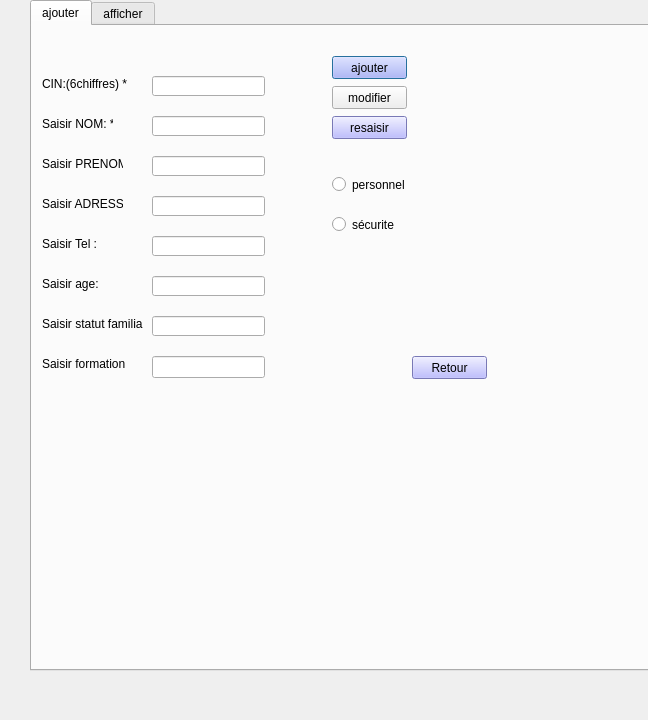
<?xml version="1.0" encoding="UTF-8"?>
<ui version="4.0">
 <class>gestion</class>
 <widget class="QDialog" name="gestion">
  <property name="geometry">
   <rect>
    <x>0</x>
    <y>0</y>
    <width>648</width>
    <height>720</height>
   </rect>
  </property>
  <property name="windowTitle">
   <string>Dialog</string>
  </property>
  <widget class="QTabWidget" name="tabWidget">
   <property name="geometry">
    <rect>
     <x>30</x>
     <y>0</y>
     <width>641</width>
     <height>671</height>
    </rect>
   </property>
   <property name="currentIndex">
    <number>0</number>
   </property>
   <widget class="QWidget" name="tab">
    <attribute name="title">
     <string>ajouter</string>
    </attribute>
    <widget class="QPushButton" name="ajouter">
     <property name="geometry">
      <rect>
       <x>300</x>
       <y>30</y>
       <width>75</width>
       <height>23</height>
      </rect>
     </property>
     <property name="styleSheet">
      <string notr="true">background-color: rgb(170, 170, 255);</string>
     </property>
     <property name="text">
      <string>ajouter</string>
     </property>
    </widget>
    <widget class="QLabel" name="label_7">
     <property name="geometry">
      <rect>
       <x>20</x>
       <y>330</y>
       <width>181</width>
       <height>16</height>
      </rect>
     </property>
     <property name="text">
      <string/>
     </property>
    </widget>
    <widget class="QLineEdit" name="prenom">
     <property name="geometry">
      <rect>
       <x>120</x>
       <y>130</y>
       <width>113</width>
       <height>20</height>
      </rect>
     </property>
    </widget>
    <widget class="QLabel" name="label_6">
     <property name="geometry">
      <rect>
       <x>10</x>
       <y>170</y>
       <width>81</width>
       <height>16</height>
      </rect>
     </property>
     <property name="text">
      <string>Saisir ADRESSE:</string>
     </property>
    </widget>
    <widget class="QLineEdit" name="nom">
     <property name="geometry">
      <rect>
       <x>120</x>
       <y>90</y>
       <width>113</width>
       <height>20</height>
      </rect>
     </property>
    </widget>
    <widget class="QPushButton" name="resaisir">
     <property name="geometry">
      <rect>
       <x>300</x>
       <y>90</y>
       <width>75</width>
       <height>23</height>
      </rect>
     </property>
     <property name="styleSheet">
      <string notr="true">background-color: rgb(170, 170, 255);</string>
     </property>
     <property name="text">
      <string>resaisir</string>
     </property>
    </widget>
    <widget class="QLabel" name="label">
     <property name="geometry">
      <rect>
       <x>10</x>
       <y>50</y>
       <width>101</width>
       <height>16</height>
      </rect>
     </property>
     <property name="text">
      <string>CIN:(6chiffres) *</string>
     </property>
    </widget>
    <widget class="QLabel" name="label_4">
     <property name="geometry">
      <rect>
       <x>10</x>
       <y>90</y>
       <width>71</width>
       <height>16</height>
      </rect>
     </property>
     <property name="text">
      <string>Saisir NOM: *</string>
     </property>
    </widget>
    <widget class="QLabel" name="label_5">
     <property name="geometry">
      <rect>
       <x>10</x>
       <y>130</y>
       <width>81</width>
       <height>16</height>
      </rect>
     </property>
     <property name="text">
      <string>Saisir PRENOM:</string>
     </property>
    </widget>
    <widget class="QRadioButton" name="radioButtonPersonnel">
     <property name="geometry">
      <rect>
       <x>300</x>
       <y>150</y>
       <width>82</width>
       <height>17</height>
      </rect>
     </property>
     <property name="text">
      <string>personnel</string>
     </property>
    </widget>
    <widget class="QPushButton" name="retour">
     <property name="geometry">
      <rect>
       <x>380</x>
       <y>330</y>
       <width>75</width>
       <height>23</height>
      </rect>
     </property>
     <property name="styleSheet">
      <string notr="true">background-color: rgb(170, 170, 255);</string>
     </property>
     <property name="text">
      <string>Retour</string>
     </property>
    </widget>
    <widget class="QLabel" name="label_9">
     <property name="geometry">
      <rect>
       <x>10</x>
       <y>250</y>
       <width>71</width>
       <height>16</height>
      </rect>
     </property>
     <property name="text">
      <string>Saisir age:</string>
     </property>
    </widget>
    <widget class="QLineEdit" name="telephone">
     <property name="geometry">
      <rect>
       <x>120</x>
       <y>210</y>
       <width>113</width>
       <height>20</height>
      </rect>
     </property>
    </widget>
    <widget class="QLineEdit" name="adresse">
     <property name="geometry">
      <rect>
       <x>120</x>
       <y>170</y>
       <width>113</width>
       <height>20</height>
      </rect>
     </property>
    </widget>
    <widget class="QLineEdit" name="cin">
     <property name="geometry">
      <rect>
       <x>120</x>
       <y>50</y>
       <width>113</width>
       <height>20</height>
      </rect>
     </property>
    </widget>
    <widget class="QLabel" name="label_10">
     <property name="geometry">
      <rect>
       <x>10</x>
       <y>290</y>
       <width>101</width>
       <height>16</height>
      </rect>
     </property>
     <property name="text">
      <string>Saisir statut familial:</string>
     </property>
    </widget>
    <widget class="QRadioButton" name="radioButtonSecurite">
     <property name="geometry">
      <rect>
       <x>300</x>
       <y>190</y>
       <width>82</width>
       <height>17</height>
      </rect>
     </property>
     <property name="text">
      <string>sécurite</string>
     </property>
    </widget>
    <widget class="QLineEdit" name="age">
     <property name="geometry">
      <rect>
       <x>120</x>
       <y>250</y>
       <width>113</width>
       <height>20</height>
      </rect>
     </property>
    </widget>
    <widget class="QLabel" name="label_8">
     <property name="geometry">
      <rect>
       <x>10</x>
       <y>210</y>
       <width>71</width>
       <height>16</height>
      </rect>
     </property>
     <property name="text">
      <string>Saisir Tel :</string>
     </property>
    </widget>
    <widget class="QLabel" name="label_2">
     <property name="geometry">
      <rect>
       <x>120</x>
       <y>0</y>
       <width>151</width>
       <height>16</height>
      </rect>
     </property>
     <property name="text">
      <string/>
     </property>
    </widget>
    <widget class="QLineEdit" name="s_familiale">
     <property name="geometry">
      <rect>
       <x>120</x>
       <y>290</y>
       <width>113</width>
       <height>20</height>
      </rect>
     </property>
    </widget>
    <widget class="QLabel" name="message">
     <property name="geometry">
      <rect>
       <x>10</x>
       <y>400</y>
       <width>281</width>
       <height>16</height>
      </rect>
     </property>
     <property name="text">
      <string/>
     </property>
    </widget>
    <widget class="QPushButton" name="pushButton">
     <property name="geometry">
      <rect>
       <x>300</x>
       <y>60</y>
       <width>75</width>
       <height>23</height>
      </rect>
     </property>
     <property name="text">
      <string>modifier</string>
     </property>
    </widget>
    <widget class="QLineEdit" name="formation">
     <property name="geometry">
      <rect>
       <x>120</x>
       <y>330</y>
       <width>113</width>
       <height>22</height>
      </rect>
     </property>
    </widget>
    <widget class="QLabel" name="label_13">
     <property name="geometry">
      <rect>
       <x>10</x>
       <y>330</y>
       <width>101</width>
       <height>16</height>
      </rect>
     </property>
     <property name="text">
      <string>Saisir formation</string>
     </property>
    </widget>
   </widget>
   <widget class="QWidget" name="tab_2">
    <attribute name="title">
     <string>afficher</string>
    </attribute>
    <widget class="QPushButton" name="afficherSec">
     <property name="geometry">
      <rect>
       <x>320</x>
       <y>50</y>
       <width>171</width>
       <height>28</height>
      </rect>
     </property>
     <property name="text">
      <string>agent sécurite</string>
     </property>
    </widget>
    <widget class="QPushButton" name="afficherPers">
     <property name="geometry">
      <rect>
       <x>10</x>
       <y>50</y>
       <width>161</width>
       <height>28</height>
      </rect>
     </property>
     <property name="text">
      <string>personnel</string>
     </property>
    </widget>
    <widget class="QTableView" name="tableView">
     <property name="geometry">
      <rect>
       <x>320</x>
       <y>90</y>
       <width>291</width>
       <height>331</height>
      </rect>
     </property>
    </widget>
    <widget class="QTableView" name="tableView_2">
     <property name="geometry">
      <rect>
       <x>10</x>
       <y>90</y>
       <width>271</width>
       <height>331</height>
      </rect>
     </property>
    </widget>
    <widget class="QPushButton" name="trierPers">
     <property name="geometry">
      <rect>
       <x>180</x>
       <y>50</y>
       <width>93</width>
       <height>28</height>
      </rect>
     </property>
     <property name="palette">
      <palette>
       <active>
        <colorrole role="WindowText">
         <brush brushstyle="SolidPattern">
          <color alpha="255">
           <red>0</red>
           <green>0</green>
           <blue>0</blue>
          </color>
         </brush>
        </colorrole>
        <colorrole role="Button">
         <brush brushstyle="SolidPattern">
          <color alpha="255">
           <red>0</red>
           <green>0</green>
           <blue>255</blue>
          </color>
         </brush>
        </colorrole>
        <colorrole role="Light">
         <brush brushstyle="SolidPattern">
          <color alpha="255">
           <red>127</red>
           <green>127</green>
           <blue>255</blue>
          </color>
         </brush>
        </colorrole>
        <colorrole role="Midlight">
         <brush brushstyle="SolidPattern">
          <color alpha="255">
           <red>63</red>
           <green>63</green>
           <blue>255</blue>
          </color>
         </brush>
        </colorrole>
        <colorrole role="Dark">
         <brush brushstyle="SolidPattern">
          <color alpha="255">
           <red>0</red>
           <green>0</green>
           <blue>127</blue>
          </color>
         </brush>
        </colorrole>
        <colorrole role="Mid">
         <brush brushstyle="SolidPattern">
          <color alpha="255">
           <red>0</red>
           <green>0</green>
           <blue>170</blue>
          </color>
         </brush>
        </colorrole>
        <colorrole role="Text">
         <brush brushstyle="SolidPattern">
          <color alpha="255">
           <red>0</red>
           <green>0</green>
           <blue>0</blue>
          </color>
         </brush>
        </colorrole>
        <colorrole role="BrightText">
         <brush brushstyle="SolidPattern">
          <color alpha="255">
           <red>255</red>
           <green>255</green>
           <blue>255</blue>
          </color>
         </brush>
        </colorrole>
        <colorrole role="ButtonText">
         <brush brushstyle="SolidPattern">
          <color alpha="255">
           <red>0</red>
           <green>0</green>
           <blue>0</blue>
          </color>
         </brush>
        </colorrole>
        <colorrole role="Base">
         <brush brushstyle="SolidPattern">
          <color alpha="255">
           <red>255</red>
           <green>255</green>
           <blue>255</blue>
          </color>
         </brush>
        </colorrole>
        <colorrole role="Window">
         <brush brushstyle="SolidPattern">
          <color alpha="255">
           <red>0</red>
           <green>0</green>
           <blue>255</blue>
          </color>
         </brush>
        </colorrole>
        <colorrole role="Shadow">
         <brush brushstyle="SolidPattern">
          <color alpha="255">
           <red>0</red>
           <green>0</green>
           <blue>0</blue>
          </color>
         </brush>
        </colorrole>
        <colorrole role="AlternateBase">
         <brush brushstyle="SolidPattern">
          <color alpha="255">
           <red>127</red>
           <green>127</green>
           <blue>255</blue>
          </color>
         </brush>
        </colorrole>
        <colorrole role="ToolTipBase">
         <brush brushstyle="SolidPattern">
          <color alpha="255">
           <red>255</red>
           <green>255</green>
           <blue>220</blue>
          </color>
         </brush>
        </colorrole>
        <colorrole role="ToolTipText">
         <brush brushstyle="SolidPattern">
          <color alpha="255">
           <red>0</red>
           <green>0</green>
           <blue>0</blue>
          </color>
         </brush>
        </colorrole>
        <colorrole role="PlaceholderText">
         <brush brushstyle="NoBrush">
          <color alpha="128">
           <red>0</red>
           <green>0</green>
           <blue>0</blue>
          </color>
         </brush>
        </colorrole>
       </active>
       <inactive>
        <colorrole role="WindowText">
         <brush brushstyle="SolidPattern">
          <color alpha="255">
           <red>0</red>
           <green>0</green>
           <blue>0</blue>
          </color>
         </brush>
        </colorrole>
        <colorrole role="Button">
         <brush brushstyle="SolidPattern">
          <color alpha="255">
           <red>0</red>
           <green>0</green>
           <blue>255</blue>
          </color>
         </brush>
        </colorrole>
        <colorrole role="Light">
         <brush brushstyle="SolidPattern">
          <color alpha="255">
           <red>127</red>
           <green>127</green>
           <blue>255</blue>
          </color>
         </brush>
        </colorrole>
        <colorrole role="Midlight">
         <brush brushstyle="SolidPattern">
          <color alpha="255">
           <red>63</red>
           <green>63</green>
           <blue>255</blue>
          </color>
         </brush>
        </colorrole>
        <colorrole role="Dark">
         <brush brushstyle="SolidPattern">
          <color alpha="255">
           <red>0</red>
           <green>0</green>
           <blue>127</blue>
          </color>
         </brush>
        </colorrole>
        <colorrole role="Mid">
         <brush brushstyle="SolidPattern">
          <color alpha="255">
           <red>0</red>
           <green>0</green>
           <blue>170</blue>
          </color>
         </brush>
        </colorrole>
        <colorrole role="Text">
         <brush brushstyle="SolidPattern">
          <color alpha="255">
           <red>0</red>
           <green>0</green>
           <blue>0</blue>
          </color>
         </brush>
        </colorrole>
        <colorrole role="BrightText">
         <brush brushstyle="SolidPattern">
          <color alpha="255">
           <red>255</red>
           <green>255</green>
           <blue>255</blue>
          </color>
         </brush>
        </colorrole>
        <colorrole role="ButtonText">
         <brush brushstyle="SolidPattern">
          <color alpha="255">
           <red>0</red>
           <green>0</green>
           <blue>0</blue>
          </color>
         </brush>
        </colorrole>
        <colorrole role="Base">
         <brush brushstyle="SolidPattern">
          <color alpha="255">
           <red>255</red>
           <green>255</green>
           <blue>255</blue>
          </color>
         </brush>
        </colorrole>
        <colorrole role="Window">
         <brush brushstyle="SolidPattern">
          <color alpha="255">
           <red>0</red>
           <green>0</green>
           <blue>255</blue>
          </color>
         </brush>
        </colorrole>
        <colorrole role="Shadow">
         <brush brushstyle="SolidPattern">
          <color alpha="255">
           <red>0</red>
           <green>0</green>
           <blue>0</blue>
          </color>
         </brush>
        </colorrole>
        <colorrole role="AlternateBase">
         <brush brushstyle="SolidPattern">
          <color alpha="255">
           <red>127</red>
           <green>127</green>
           <blue>255</blue>
          </color>
         </brush>
        </colorrole>
        <colorrole role="ToolTipBase">
         <brush brushstyle="SolidPattern">
          <color alpha="255">
           <red>255</red>
           <green>255</green>
           <blue>220</blue>
          </color>
         </brush>
        </colorrole>
        <colorrole role="ToolTipText">
         <brush brushstyle="SolidPattern">
          <color alpha="255">
           <red>0</red>
           <green>0</green>
           <blue>0</blue>
          </color>
         </brush>
        </colorrole>
        <colorrole role="PlaceholderText">
         <brush brushstyle="NoBrush">
          <color alpha="128">
           <red>0</red>
           <green>0</green>
           <blue>0</blue>
          </color>
         </brush>
        </colorrole>
       </inactive>
       <disabled>
        <colorrole role="WindowText">
         <brush brushstyle="SolidPattern">
          <color alpha="255">
           <red>0</red>
           <green>0</green>
           <blue>127</blue>
          </color>
         </brush>
        </colorrole>
        <colorrole role="Button">
         <brush brushstyle="SolidPattern">
          <color alpha="255">
           <red>0</red>
           <green>0</green>
           <blue>255</blue>
          </color>
         </brush>
        </colorrole>
        <colorrole role="Light">
         <brush brushstyle="SolidPattern">
          <color alpha="255">
           <red>127</red>
           <green>127</green>
           <blue>255</blue>
          </color>
         </brush>
        </colorrole>
        <colorrole role="Midlight">
         <brush brushstyle="SolidPattern">
          <color alpha="255">
           <red>63</red>
           <green>63</green>
           <blue>255</blue>
          </color>
         </brush>
        </colorrole>
        <colorrole role="Dark">
         <brush brushstyle="SolidPattern">
          <color alpha="255">
           <red>0</red>
           <green>0</green>
           <blue>127</blue>
          </color>
         </brush>
        </colorrole>
        <colorrole role="Mid">
         <brush brushstyle="SolidPattern">
          <color alpha="255">
           <red>0</red>
           <green>0</green>
           <blue>170</blue>
          </color>
         </brush>
        </colorrole>
        <colorrole role="Text">
         <brush brushstyle="SolidPattern">
          <color alpha="255">
           <red>0</red>
           <green>0</green>
           <blue>127</blue>
          </color>
         </brush>
        </colorrole>
        <colorrole role="BrightText">
         <brush brushstyle="SolidPattern">
          <color alpha="255">
           <red>255</red>
           <green>255</green>
           <blue>255</blue>
          </color>
         </brush>
        </colorrole>
        <colorrole role="ButtonText">
         <brush brushstyle="SolidPattern">
          <color alpha="255">
           <red>0</red>
           <green>0</green>
           <blue>127</blue>
          </color>
         </brush>
        </colorrole>
        <colorrole role="Base">
         <brush brushstyle="SolidPattern">
          <color alpha="255">
           <red>0</red>
           <green>0</green>
           <blue>255</blue>
          </color>
         </brush>
        </colorrole>
        <colorrole role="Window">
         <brush brushstyle="SolidPattern">
          <color alpha="255">
           <red>0</red>
           <green>0</green>
           <blue>255</blue>
          </color>
         </brush>
        </colorrole>
        <colorrole role="Shadow">
         <brush brushstyle="SolidPattern">
          <color alpha="255">
           <red>0</red>
           <green>0</green>
           <blue>0</blue>
          </color>
         </brush>
        </colorrole>
        <colorrole role="AlternateBase">
         <brush brushstyle="SolidPattern">
          <color alpha="255">
           <red>0</red>
           <green>0</green>
           <blue>255</blue>
          </color>
         </brush>
        </colorrole>
        <colorrole role="ToolTipBase">
         <brush brushstyle="SolidPattern">
          <color alpha="255">
           <red>255</red>
           <green>255</green>
           <blue>220</blue>
          </color>
         </brush>
        </colorrole>
        <colorrole role="ToolTipText">
         <brush brushstyle="SolidPattern">
          <color alpha="255">
           <red>0</red>
           <green>0</green>
           <blue>0</blue>
          </color>
         </brush>
        </colorrole>
        <colorrole role="PlaceholderText">
         <brush brushstyle="NoBrush">
          <color alpha="128">
           <red>0</red>
           <green>0</green>
           <blue>0</blue>
          </color>
         </brush>
        </colorrole>
       </disabled>
      </palette>
     </property>
     <property name="text">
      <string>trier</string>
     </property>
    </widget>
    <widget class="QPushButton" name="trierSec">
     <property name="geometry">
      <rect>
       <x>510</x>
       <y>50</y>
       <width>93</width>
       <height>28</height>
      </rect>
     </property>
     <property name="palette">
      <palette>
       <active>
        <colorrole role="WindowText">
         <brush brushstyle="SolidPattern">
          <color alpha="255">
           <red>0</red>
           <green>0</green>
           <blue>0</blue>
          </color>
         </brush>
        </colorrole>
        <colorrole role="Button">
         <brush brushstyle="SolidPattern">
          <color alpha="255">
           <red>0</red>
           <green>0</green>
           <blue>255</blue>
          </color>
         </brush>
        </colorrole>
        <colorrole role="Light">
         <brush brushstyle="SolidPattern">
          <color alpha="255">
           <red>127</red>
           <green>127</green>
           <blue>255</blue>
          </color>
         </brush>
        </colorrole>
        <colorrole role="Midlight">
         <brush brushstyle="SolidPattern">
          <color alpha="255">
           <red>63</red>
           <green>63</green>
           <blue>255</blue>
          </color>
         </brush>
        </colorrole>
        <colorrole role="Dark">
         <brush brushstyle="SolidPattern">
          <color alpha="255">
           <red>0</red>
           <green>0</green>
           <blue>127</blue>
          </color>
         </brush>
        </colorrole>
        <colorrole role="Mid">
         <brush brushstyle="SolidPattern">
          <color alpha="255">
           <red>0</red>
           <green>0</green>
           <blue>170</blue>
          </color>
         </brush>
        </colorrole>
        <colorrole role="Text">
         <brush brushstyle="SolidPattern">
          <color alpha="255">
           <red>0</red>
           <green>0</green>
           <blue>0</blue>
          </color>
         </brush>
        </colorrole>
        <colorrole role="BrightText">
         <brush brushstyle="SolidPattern">
          <color alpha="255">
           <red>255</red>
           <green>255</green>
           <blue>255</blue>
          </color>
         </brush>
        </colorrole>
        <colorrole role="ButtonText">
         <brush brushstyle="SolidPattern">
          <color alpha="255">
           <red>0</red>
           <green>0</green>
           <blue>0</blue>
          </color>
         </brush>
        </colorrole>
        <colorrole role="Base">
         <brush brushstyle="SolidPattern">
          <color alpha="255">
           <red>255</red>
           <green>255</green>
           <blue>255</blue>
          </color>
         </brush>
        </colorrole>
        <colorrole role="Window">
         <brush brushstyle="SolidPattern">
          <color alpha="255">
           <red>0</red>
           <green>0</green>
           <blue>255</blue>
          </color>
         </brush>
        </colorrole>
        <colorrole role="Shadow">
         <brush brushstyle="SolidPattern">
          <color alpha="255">
           <red>0</red>
           <green>0</green>
           <blue>0</blue>
          </color>
         </brush>
        </colorrole>
        <colorrole role="AlternateBase">
         <brush brushstyle="SolidPattern">
          <color alpha="255">
           <red>127</red>
           <green>127</green>
           <blue>255</blue>
          </color>
         </brush>
        </colorrole>
        <colorrole role="ToolTipBase">
         <brush brushstyle="SolidPattern">
          <color alpha="255">
           <red>255</red>
           <green>255</green>
           <blue>220</blue>
          </color>
         </brush>
        </colorrole>
        <colorrole role="ToolTipText">
         <brush brushstyle="SolidPattern">
          <color alpha="255">
           <red>0</red>
           <green>0</green>
           <blue>0</blue>
          </color>
         </brush>
        </colorrole>
        <colorrole role="PlaceholderText">
         <brush brushstyle="NoBrush">
          <color alpha="128">
           <red>0</red>
           <green>0</green>
           <blue>0</blue>
          </color>
         </brush>
        </colorrole>
       </active>
       <inactive>
        <colorrole role="WindowText">
         <brush brushstyle="SolidPattern">
          <color alpha="255">
           <red>0</red>
           <green>0</green>
           <blue>0</blue>
          </color>
         </brush>
        </colorrole>
        <colorrole role="Button">
         <brush brushstyle="SolidPattern">
          <color alpha="255">
           <red>0</red>
           <green>0</green>
           <blue>255</blue>
          </color>
         </brush>
        </colorrole>
        <colorrole role="Light">
         <brush brushstyle="SolidPattern">
          <color alpha="255">
           <red>127</red>
           <green>127</green>
           <blue>255</blue>
          </color>
         </brush>
        </colorrole>
        <colorrole role="Midlight">
         <brush brushstyle="SolidPattern">
          <color alpha="255">
           <red>63</red>
           <green>63</green>
           <blue>255</blue>
          </color>
         </brush>
        </colorrole>
        <colorrole role="Dark">
         <brush brushstyle="SolidPattern">
          <color alpha="255">
           <red>0</red>
           <green>0</green>
           <blue>127</blue>
          </color>
         </brush>
        </colorrole>
        <colorrole role="Mid">
         <brush brushstyle="SolidPattern">
          <color alpha="255">
           <red>0</red>
           <green>0</green>
           <blue>170</blue>
          </color>
         </brush>
        </colorrole>
        <colorrole role="Text">
         <brush brushstyle="SolidPattern">
          <color alpha="255">
           <red>0</red>
           <green>0</green>
           <blue>0</blue>
          </color>
         </brush>
        </colorrole>
        <colorrole role="BrightText">
         <brush brushstyle="SolidPattern">
          <color alpha="255">
           <red>255</red>
           <green>255</green>
           <blue>255</blue>
          </color>
         </brush>
        </colorrole>
        <colorrole role="ButtonText">
         <brush brushstyle="SolidPattern">
          <color alpha="255">
           <red>0</red>
           <green>0</green>
           <blue>0</blue>
          </color>
         </brush>
        </colorrole>
        <colorrole role="Base">
         <brush brushstyle="SolidPattern">
          <color alpha="255">
           <red>255</red>
           <green>255</green>
           <blue>255</blue>
          </color>
         </brush>
        </colorrole>
        <colorrole role="Window">
         <brush brushstyle="SolidPattern">
          <color alpha="255">
           <red>0</red>
           <green>0</green>
           <blue>255</blue>
          </color>
         </brush>
        </colorrole>
        <colorrole role="Shadow">
         <brush brushstyle="SolidPattern">
          <color alpha="255">
           <red>0</red>
           <green>0</green>
           <blue>0</blue>
          </color>
         </brush>
        </colorrole>
        <colorrole role="AlternateBase">
         <brush brushstyle="SolidPattern">
          <color alpha="255">
           <red>127</red>
           <green>127</green>
           <blue>255</blue>
          </color>
         </brush>
        </colorrole>
        <colorrole role="ToolTipBase">
         <brush brushstyle="SolidPattern">
          <color alpha="255">
           <red>255</red>
           <green>255</green>
           <blue>220</blue>
          </color>
         </brush>
        </colorrole>
        <colorrole role="ToolTipText">
         <brush brushstyle="SolidPattern">
          <color alpha="255">
           <red>0</red>
           <green>0</green>
           <blue>0</blue>
          </color>
         </brush>
        </colorrole>
        <colorrole role="PlaceholderText">
         <brush brushstyle="NoBrush">
          <color alpha="128">
           <red>0</red>
           <green>0</green>
           <blue>0</blue>
          </color>
         </brush>
        </colorrole>
       </inactive>
       <disabled>
        <colorrole role="WindowText">
         <brush brushstyle="SolidPattern">
          <color alpha="255">
           <red>0</red>
           <green>0</green>
           <blue>127</blue>
          </color>
         </brush>
        </colorrole>
        <colorrole role="Button">
         <brush brushstyle="SolidPattern">
          <color alpha="255">
           <red>0</red>
           <green>0</green>
           <blue>255</blue>
          </color>
         </brush>
        </colorrole>
        <colorrole role="Light">
         <brush brushstyle="SolidPattern">
          <color alpha="255">
           <red>127</red>
           <green>127</green>
           <blue>255</blue>
          </color>
         </brush>
        </colorrole>
        <colorrole role="Midlight">
         <brush brushstyle="SolidPattern">
          <color alpha="255">
           <red>63</red>
           <green>63</green>
           <blue>255</blue>
          </color>
         </brush>
        </colorrole>
        <colorrole role="Dark">
         <brush brushstyle="SolidPattern">
          <color alpha="255">
           <red>0</red>
           <green>0</green>
           <blue>127</blue>
          </color>
         </brush>
        </colorrole>
        <colorrole role="Mid">
         <brush brushstyle="SolidPattern">
          <color alpha="255">
           <red>0</red>
           <green>0</green>
           <blue>170</blue>
          </color>
         </brush>
        </colorrole>
        <colorrole role="Text">
         <brush brushstyle="SolidPattern">
          <color alpha="255">
           <red>0</red>
           <green>0</green>
           <blue>127</blue>
          </color>
         </brush>
        </colorrole>
        <colorrole role="BrightText">
         <brush brushstyle="SolidPattern">
          <color alpha="255">
           <red>255</red>
           <green>255</green>
           <blue>255</blue>
          </color>
         </brush>
        </colorrole>
        <colorrole role="ButtonText">
         <brush brushstyle="SolidPattern">
          <color alpha="255">
           <red>0</red>
           <green>0</green>
           <blue>127</blue>
          </color>
         </brush>
        </colorrole>
        <colorrole role="Base">
         <brush brushstyle="SolidPattern">
          <color alpha="255">
           <red>0</red>
           <green>0</green>
           <blue>255</blue>
          </color>
         </brush>
        </colorrole>
        <colorrole role="Window">
         <brush brushstyle="SolidPattern">
          <color alpha="255">
           <red>0</red>
           <green>0</green>
           <blue>255</blue>
          </color>
         </brush>
        </colorrole>
        <colorrole role="Shadow">
         <brush brushstyle="SolidPattern">
          <color alpha="255">
           <red>0</red>
           <green>0</green>
           <blue>0</blue>
          </color>
         </brush>
        </colorrole>
        <colorrole role="AlternateBase">
         <brush brushstyle="SolidPattern">
          <color alpha="255">
           <red>0</red>
           <green>0</green>
           <blue>255</blue>
          </color>
         </brush>
        </colorrole>
        <colorrole role="ToolTipBase">
         <brush brushstyle="SolidPattern">
          <color alpha="255">
           <red>255</red>
           <green>255</green>
           <blue>220</blue>
          </color>
         </brush>
        </colorrole>
        <colorrole role="ToolTipText">
         <brush brushstyle="SolidPattern">
          <color alpha="255">
           <red>0</red>
           <green>0</green>
           <blue>0</blue>
          </color>
         </brush>
        </colorrole>
        <colorrole role="PlaceholderText">
         <brush brushstyle="NoBrush">
          <color alpha="128">
           <red>0</red>
           <green>0</green>
           <blue>0</blue>
          </color>
         </brush>
        </colorrole>
       </disabled>
      </palette>
     </property>
     <property name="text">
      <string>trier</string>
     </property>
    </widget>
    <widget class="QLabel" name="label_12">
     <property name="geometry">
      <rect>
       <x>30</x>
       <y>460</y>
       <width>47</width>
       <height>13</height>
      </rect>
     </property>
     <property name="text">
      <string>CIN</string>
     </property>
    </widget>
    <widget class="QLineEdit" name="recherchercin">
     <property name="geometry">
      <rect>
       <x>70</x>
       <y>460</y>
       <width>241</width>
       <height>20</height>
      </rect>
     </property>
    </widget>
    <widget class="QPushButton" name="confirme">
     <property name="geometry">
      <rect>
       <x>320</x>
       <y>460</y>
       <width>91</width>
       <height>23</height>
      </rect>
     </property>
     <property name="text">
      <string>rechercher</string>
     </property>
    </widget>
    <widget class="Line" name="line">
     <property name="geometry">
      <rect>
       <x>290</x>
       <y>60</y>
       <width>16</width>
       <height>341</height>
      </rect>
     </property>
     <property name="orientation">
      <enum>Qt::Vertical</enum>
     </property>
    </widget>
    <widget class="QPushButton" name="supprimer">
     <property name="geometry">
      <rect>
       <x>320</x>
       <y>490</y>
       <width>91</width>
       <height>31</height>
      </rect>
     </property>
     <property name="text">
      <string>supprimer</string>
     </property>
    </widget>
    <widget class="QLabel" name="label_3">
     <property name="geometry">
      <rect>
       <x>30</x>
       <y>550</y>
       <width>131</width>
       <height>16</height>
      </rect>
     </property>
     <property name="text">
      <string>statistique selon age</string>
     </property>
    </widget>
    <widget class="QCommandLinkButton" name="commandLinkButton_2">
     <property name="geometry">
      <rect>
       <x>170</x>
       <y>540</y>
       <width>171</width>
       <height>51</height>
      </rect>
     </property>
     <property name="text">
      <string>voir </string>
     </property>
    </widget>
   </widget>
  </widget>
 </widget>
 <resources/>
 <connections/>
</ui>
